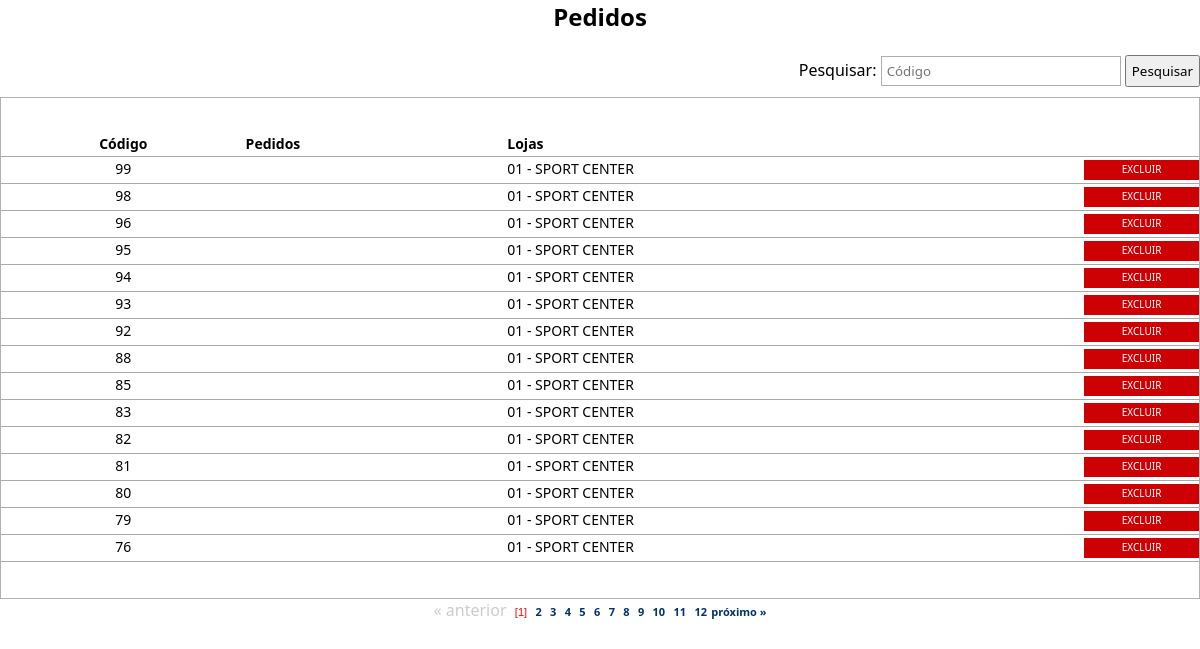
/visualiza_pedido.php, run on the app's committed database.
### tables this page shows
CREATE TABLE `pedidos` (
  `id_pedidos` int(11) NOT NULL AUTO_INCREMENT,
  `num_pedido` varchar(10) DEFAULT NULL,
  `nome_loja` varchar(100) DEFAULT NULL,
  `nome_fornecedor` varchar(100) DEFAULT NULL,
  `valor_pedido` float DEFAULT NULL,
  `qtd_pedido` varchar(10) NOT NULL,
  `data_entrega` date DEFAULT NULL,
  `cod_pag_pedido` varchar(15) DEFAULT NULL,
  `cod_cond_pag` varchar(5) NOT NULL,
  `prazo` varchar(2) NOT NULL,
  `valor_dividido` float NOT NULL,
  `descricao` varchar(50) NOT NULL,
  PRIMARY KEY (`id_pedidos`)
);

### processos/database.php (called while the page is built, shortened)
<?php
function DBRead ($table, $params = null, $fields = '*') {
	$params = ($params) ? " {$params}" : null;
		$query = "SELECT {$fields} FROM {$table}{$params}";
		$result = DBExecute($query);
		if (!mysqli_num_rows($result))
			return false;
		else {
			while ($res = mysqli_fetch_assoc($result)) {
				$data[] = $res;
			}
			return $data;
		}
}
function DBExecute($query){
	$link = DBConnect();
	$result = @mysqli_query($link, $query) or die (mysqli_error($link));
	return $result;
}
?>

### visualiza_pedido.php (the view, shortened to what this page needs)
<!doctype html>
<html>
<head>
<link href="css/style.css" rel="stylesheet" type="text/css">
<link href="css/style.css" rel="stylesheet" type="text/css">
<link rel="stylesheet" href="css/menu.css">
</head>
<body>
<center><h2> Pedidos </h2></center>
<br />
<table width="100%" border="0" cellpadding="0" cellspacing="0" style="margin-bottom: 10px;">
	<tr>
		<td align="right">
        <?php
		require 'processos/database.php';
		?>
          <form  action="<?php echo htmlspecialchars($_SERVER["PHP_SELF"]);?>" method="post">
			Pesquisar: <input type="text" name="pesquisar" placeholder="Código" class="cod" style="margin-right:0;">
			<input type="submit" value="Pesquisar" style="height: 32px; padding: 0 5px 0 5px;">
		  </form>
		</td>
	</tr>
 </table>
 <?php
 	if (empty($_POST['pesquisar'])) {
 ?>
<table width="100%" border="0" cellpadding="0" cellspacing="0" class="table">
	<tr class="linha">
		<td class="linha" width="20%" align="center"><b>Código</b></td>
		<td class="linha"><b>Pedidos</b></td>
        <td class="linha"><b>Lojas</b></td>
        <td width="10%" align="center" class="linha"></td>
	</tr>
<?php
  $numreg = 15;
  $inicial = $_GET['pg'] * $numreg;
	$pedidos = DBRead ("pedidos", "ORDER BY num_pedido DESC LIMIT $inicial, $numreg", "id_pedidos, num_pedido, nome_loja, descricao");
		foreach ($pedidos as $pd){
		?>
	<tr onmouseover="ChangeColor(this, true);" onmouseout="ChangeColor(this, false);" onclick="DoNav('altera_pedido.php?id=<?php echo $pd['id_pedidos'];?>');">
		<td class="linha" align="center" valign="middle"><?php echo $pd['num_pedido'];?></td>
		<td class="linha espaco" valign="middle"><?php echo $pd['descricao']; ?></td>
        <td class="linha espaco"><?php echo $pd['nome_loja']; ?></td>
	    <td class="linha espaco" valign="middle">
        	<span class="excluir">
            	<a href="javascript:aviso('<?=$pd['num_pedido'];?>');">Excluir</a>
        	</span>
    	</td>
  </tr>
<?php
	}
?>
</table>
<center>
<?php
  require "paginacao.php";
	}
?>
</center>
</body>
</html>

### css/style.css (style rules this page uses)
html { height: 89%; padding: 0; margin: 0; }
body { height: 99%; padding: 0; margin: 0; }
* { padding: 0; margin: 0; font-family: Segoe, "Segoe UI", "DejaVu Sans", "Trebuchet MS", Verdana, sans-serif; }
.table { width: 100%; border: 1px solid #B1B1B1; padding: 3% 0 3% 0; }
.table td { font-size: 14px; padding: 0 0 3px 5px; }
.cod { width: 20%; height: 30px; border: 1px solid #ADADAD; padding: 0 5px 0 5px; }
.linha { border-bottom: 1px solid hsla(0,0%,66%,1.00); padding: 5px 3px 3px 3px; }
.espaco { padding-left: 70px; }
a { color: #000000; text-decoration: none; font-size: 14px; }
.excluir a { width: auto; display: block; text-decoration: none; color: #FFFFFF; font-size: 10px; margin-top: 3px; padding: 2px 10px 4px 10px; background-color: #CD0104; transition: all 0.5s linear; -o-transition: all 0.5s linear; -webkit-transition: all 0.5s linear; -moz-transition: all 0.5s linear; text-transform: uppercase; border:none; outline: none; cursor: pointer; -webkit-appearance:none; text-align: center; }

### data on the page
pedidos: num_pedido "99", nome_loja "01 - SPORT CENTER"
pedidos: num_pedido "98", nome_loja "01 - SPORT CENTER"
pedidos: num_pedido "96", nome_loja "01 - SPORT CENTER"
pedidos: num_pedido "95", nome_loja "01 - SPORT CENTER"
pedidos: num_pedido "94", nome_loja "01 - SPORT CENTER"
pedidos: num_pedido "93", nome_loja "01 - SPORT CENTER"
pedidos: num_pedido "92", nome_loja "01 - SPORT CENTER"
pedidos: num_pedido "88", nome_loja "01 - SPORT CENTER"
pedidos: num_pedido "85", nome_loja "01 - SPORT CENTER"
pedidos: num_pedido "83", nome_loja "01 - SPORT CENTER"
pedidos: num_pedido "82", nome_loja "01 - SPORT CENTER"
pedidos: num_pedido "81", nome_loja "01 - SPORT CENTER"
pedidos: num_pedido "80", nome_loja "01 - SPORT CENTER"
pedidos: num_pedido "79", nome_loja "01 - SPORT CENTER"
pedidos: num_pedido "76", nome_loja "01 - SPORT CENTER"
